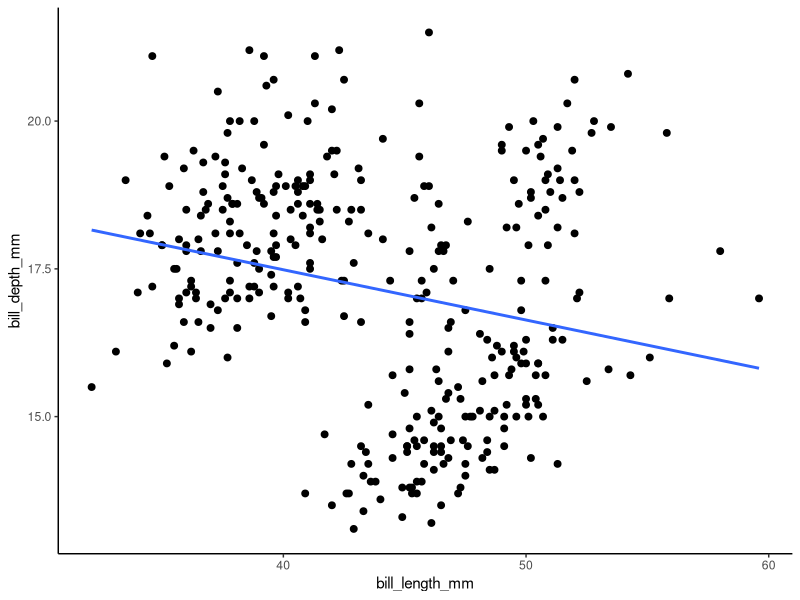
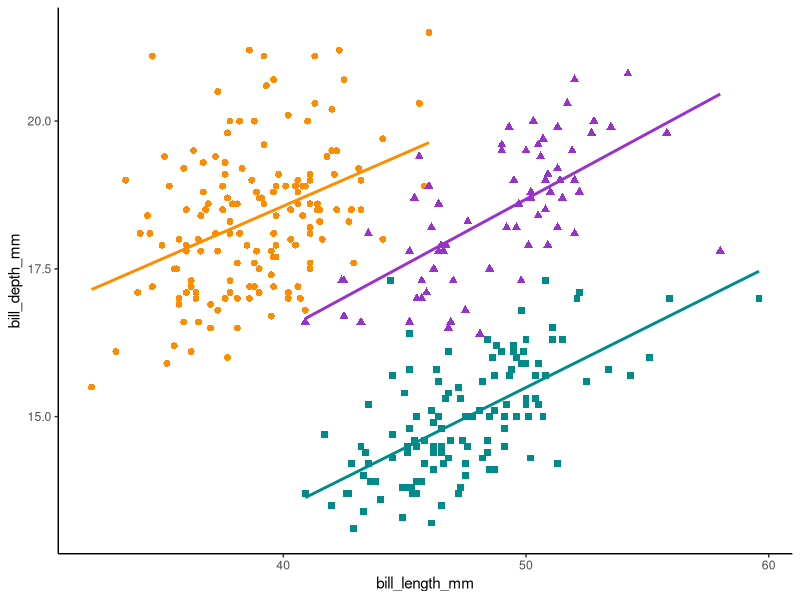

The R source for these figures, in order:
## ---- chunk 1
library(tidyverse)

ggplot(data.frame(x = c(0, 5)), aes(x = x)) +
  stat_function(fun = "df", args = list(df1 = 5, df2 = 10), size = 1) +
  theme_classic()

# 자유도가 (a, b)인 F-분포를 그리려면 args의 df1, df2에 a, b를 넣으면 됩니다.
# 위의 그래프는 자유도가 5, 10인 F-분포입니다.
## ---- chunk 2
palmerpenguins::penguins

# species : 펭귄 종을 나타내는 factor형 변수(Adélie, Chinstrap, Gentoo)
# island : 남극 파머 군도의 섬을 나타내는 factor형 변수(Biscoe, Dreams, Torgersen)
# bill_length_mm : 펭귄 부리의 길이를 ㎜단위로 나타낸 number형 변수
# bill_depth_mm : 펭귄 부리의 깊이를 ㎜단위로 나타낸 number형 변수
# flipper_length_mm : 펭귄 물갈퀴의 길이를 ㎜단위로 나타낸 integer형 변수
# body_mass_g : 펭귄 몸무게를 g단위로 나타낸 integer형 변수
# sex : 펭귄 성별을 나타낸 factor형 변수(female, male)
# year : 연구 시점이 담긴 integer형 변수(2007, 2008, 2009)
## ---- chunk 3
library(palmerpenguins)

ggplot(data = penguins, aes(x = bill_length_mm, y = bill_depth_mm)) +
  geom_point(size = 2) +
  geom_smooth(method = "lm", se = FALSE) +
  theme_classic()
## ---- chunk 4
library(palmerpenguins)

ggplot(data = penguins, aes(x = bill_length_mm, y = bill_depth_mm)) +
  geom_point(aes(color = species, 
                 shape = species),
             size = 2) + 
  geom_smooth(method = "lm", se = FALSE, aes(color = species)) +
  scale_color_manual(values = c("darkorange","darkorchid","cyan4")) +
  theme_classic() +
  theme(legend.position = "none")

